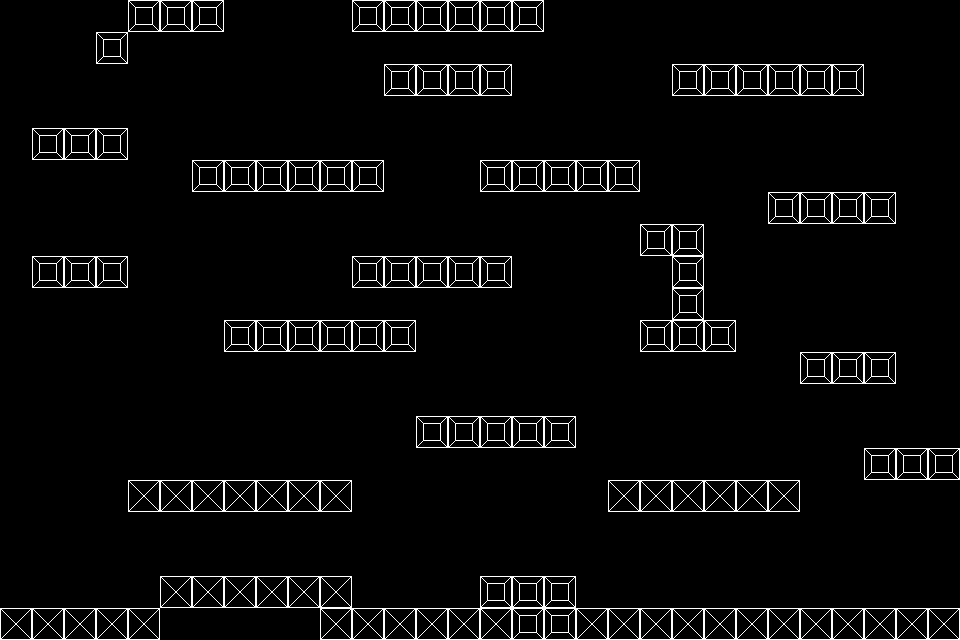

Below is a game level as drawn by its tile map, then a one-line description and the .tmx that defines it (tile-layer data replaced by summaries):
An orthogonal 30x20 tile map with 32x32 px tiles, 1 tile layer (world).

<map version="1.0" orientation="orthogonal" renderorder="right-down" width="30" height="20" tilewidth="32" tileheight="32" nextobjectid="1">
 <tileset firstgid="1" name="tiles" tilewidth="32" tileheight="32">
  <image source="../sprites/tiles.png" width="800" height="600" />
 </tileset>
 <layer name="world" width="30" height="20">
  <data>[600 cells, 117 non-empty, 2 distinct tile ids]</data>
 </layer>
</map>